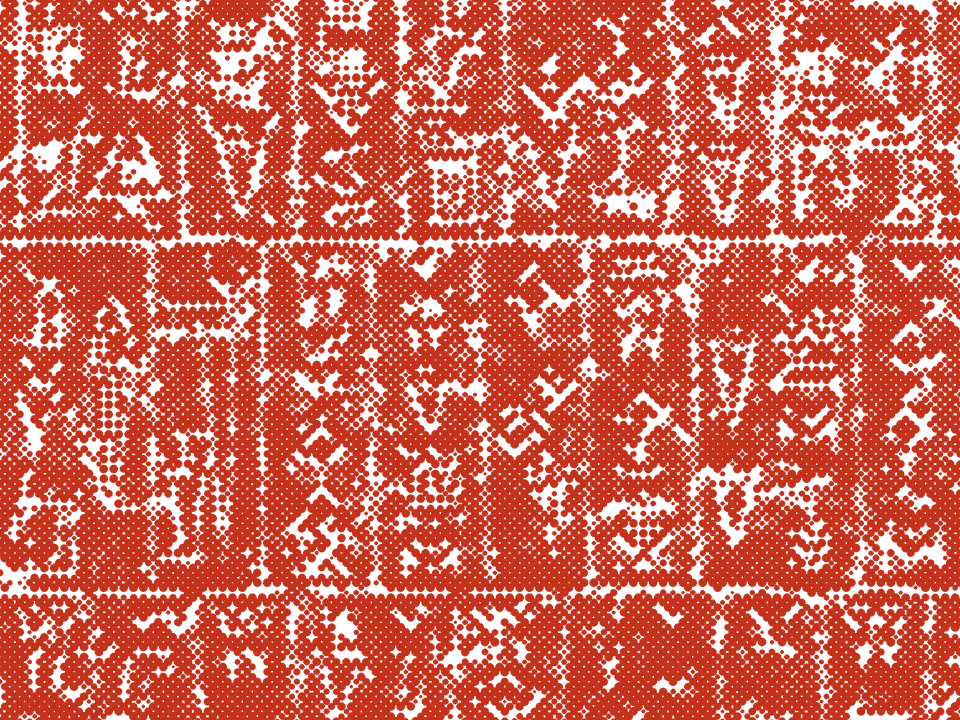
#> input picture img/agade.webp, 960 x 720 px
$ python -i images.py   (imports and definitions only)
#> lines starting #> are read from the running program, lines starting #| are printed output that depends on the picture; after the words box and inside, x2 and y2 are one past the last pixel; in counts of white or black regions, pixels touching at a corner belong together
#> further down, picture is the input picture: PIL image 960x720 RGBA; mean R, G, B, A 158.2, 40.4, 22.6, 182.2
"""Turn source images into red halftones, and make share cards.

  data/images/<id>.json + source file  ->  img/<id>.webp      (4:3 halftone, transparent, for the problem page)
                                       ->  og/<id>.png        (1200x630 share card)
  all halftones                        ->  og/index.png       (share card for the home page)

Run: python3 scripts/images.py   (then npm run data)
"""
import json, math, glob, os, textwrap
from PIL import Image, ImageDraw, ImageFont, ImageOps, ImageFilter, ImageEnhance

ROOT = os.path.dirname(os.path.dirname(os.path.abspath(__file__)))
# [1 line not run here, left out]
RED = (196, 50, 28)
INK = (17, 17, 17)
MUTED = (107, 107, 107)
FONTS = "scripts/fonts"
SITE = "Open Problems in History"
HOME = ["vermeer", "indus", "black-death-africa", "roman-census"]  # mosaic on the home share card


# [16 lines left out: function crop_to, not called in this run]


def prepare(img):
    """Greyscale with local contrast: large-scale shading is flattened toward mid-grey so
    texture and edges (signs, folds, faces) carry the dots rather than dark backgrounds."""
    g = ImageOps.autocontrast(ImageOps.grayscale(img.convert("RGB")), cutoff=1.5)
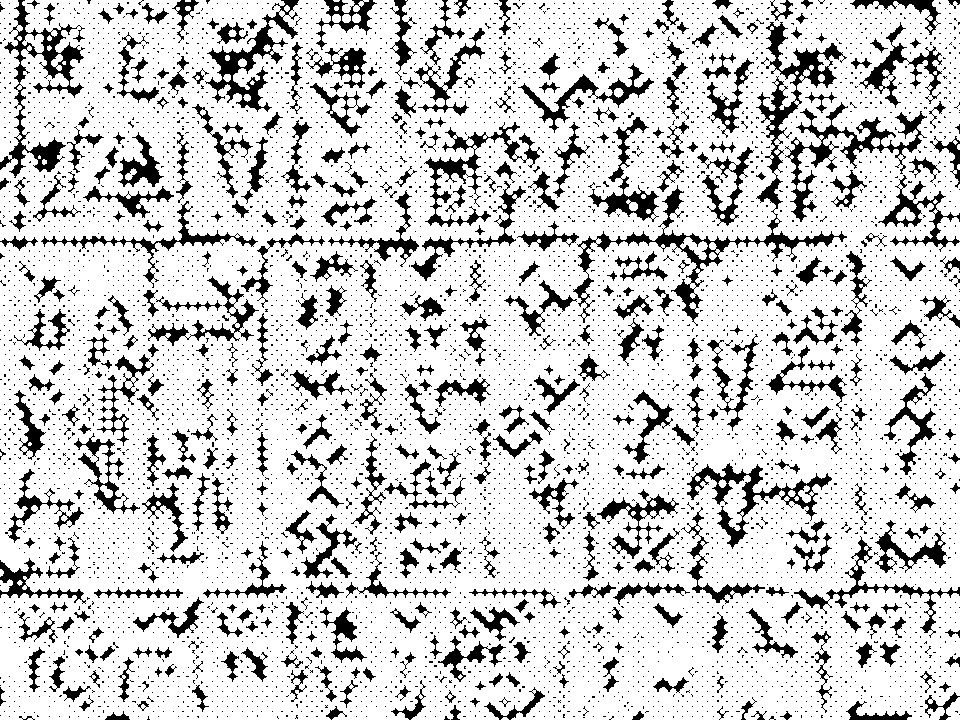
#> g: PIL image 960x720 L; values 0 (black) and 254 (white), 80.7% white; 6430 black regions (5953 under 20 px), largest, box (x1, y1, x2, y2) and area: (573, 22, 847, 326) 6773, (0, 0, 85, 178) 3326, (785, 102, 927, 222) 3071
    base = g.filter(ImageFilter.GaussianBlur(radius=max(g.size) / 25))
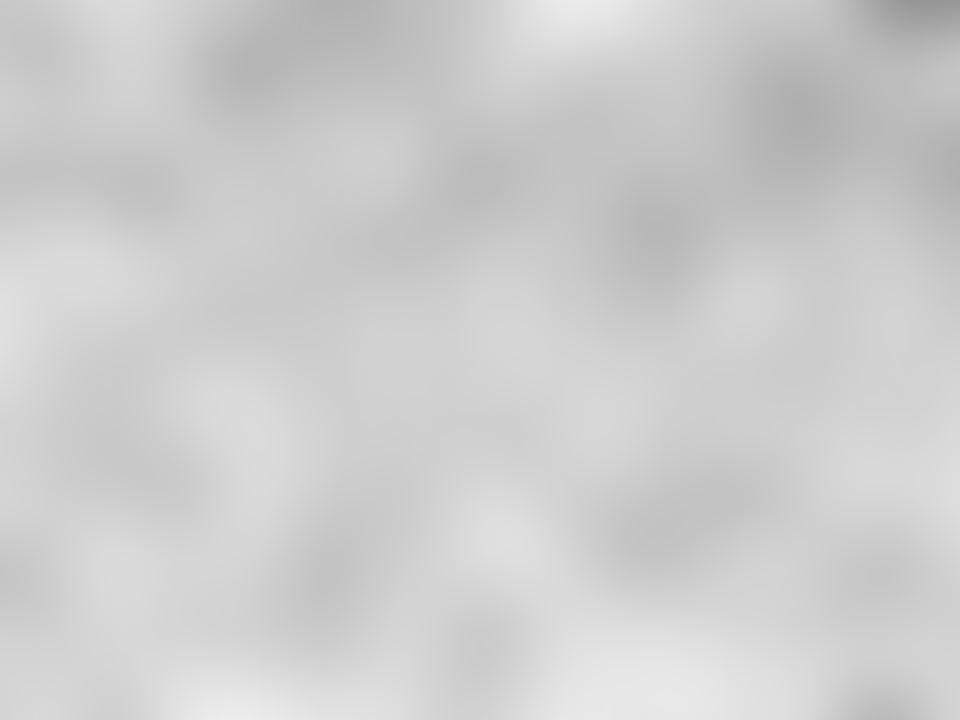
#> base: PIL image 960x720 L; min 149, max 237, mean 204.7
    hp = Image.eval(Image.merge("RGB", (g, base, g)).split()[0], lambda v: v)  # copy
    hp = Image.blend(g, Image.eval(base, lambda v: 255 - v), 0.5)  # g - base, centred on 128
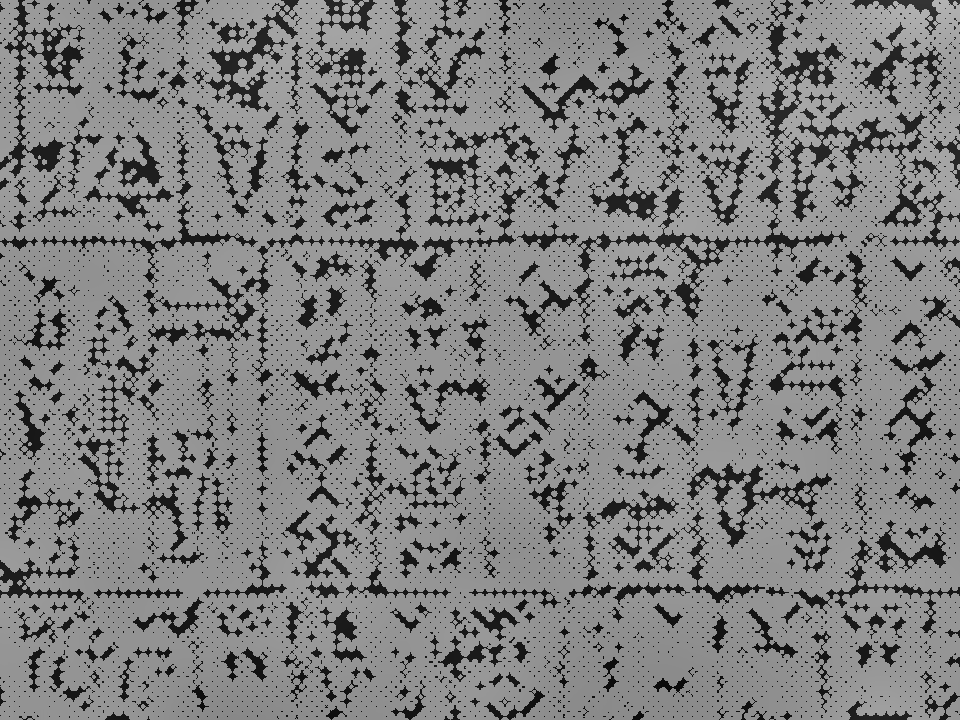
#> hp: PIL image 960x720 L; min 9, max 180, mean 127.4
    hp = ImageOps.autocontrast(hp, cutoff=1)
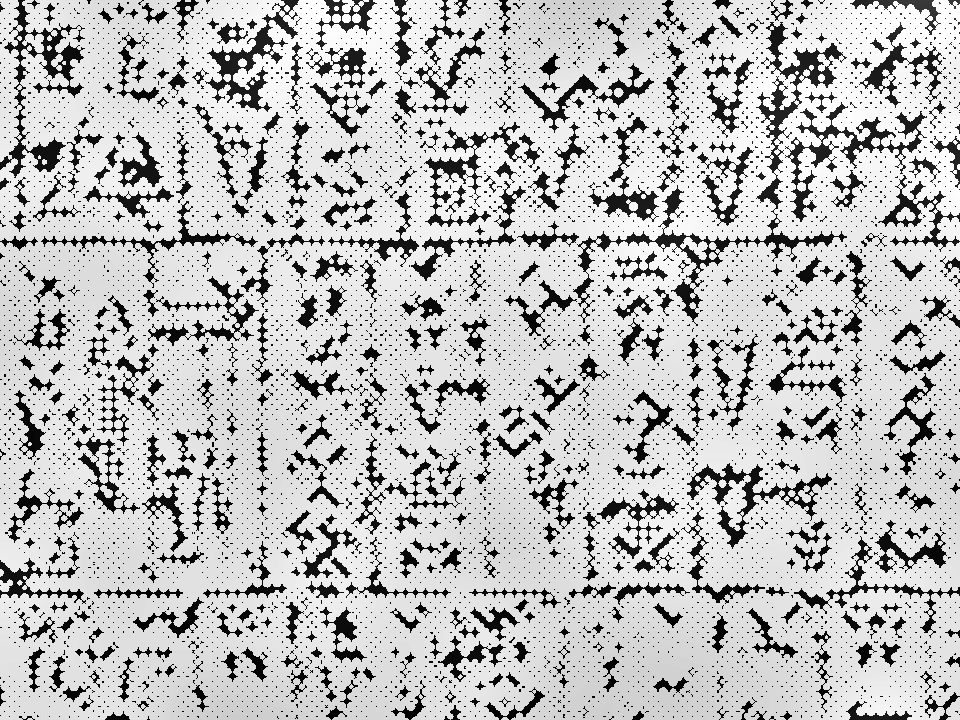
#> hp: PIL image 960x720 L; min 0, max 255, mean 188.8
    out = Image.blend(g, hp, 0.6)
    out = out.filter(ImageFilter.UnsharpMask(radius=2, percent=110, threshold=2))
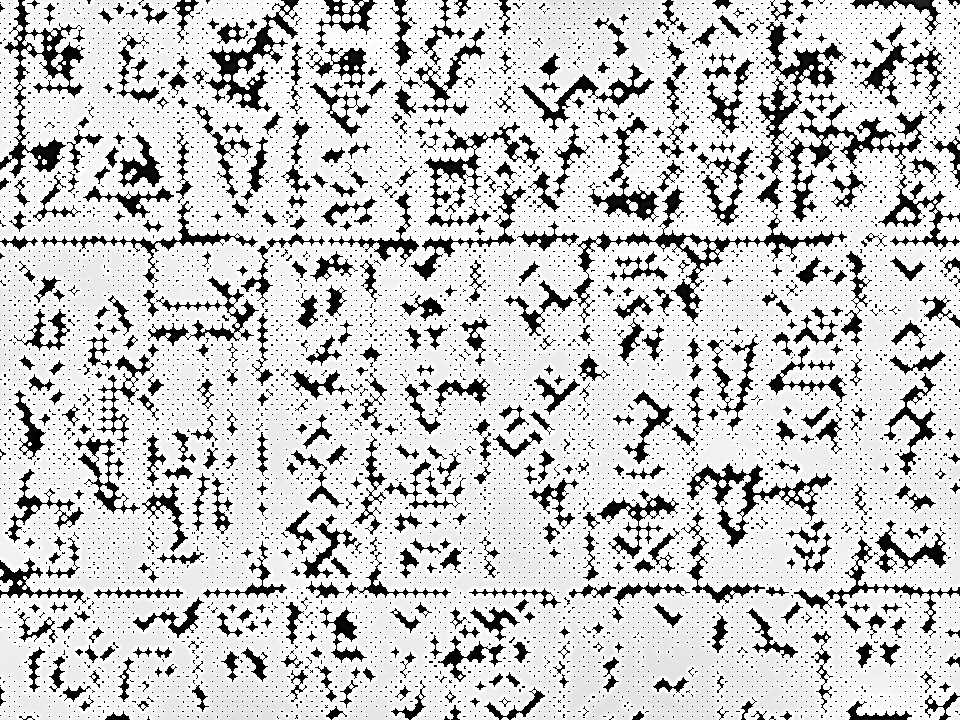
#> out: PIL image 960x720 L; min 0, max 255, mean 201.1
    return out.point(lambda v: round(255 * (v / 255) ** 0.62))


# [58 lines left out: functions prepare_bold, halftone, font, wrap, not called in this run]


def mark(d, x, y, size=22):
    d.rectangle([x, y + 4, x + size * 0.62, y + 4 + size * 0.62], fill=RED)
    d.text((x + size * 0.62 + 14, y), SITE.upper(), font=font("IBMPlexMono-SemiBold.ttf", size), fill=INK)


# [72 lines left out: functions card, period, main, not called in this run]


# [2 lines not run here, left out]

>>> from PIL import Image
>>> picture = Image.open('../img/agade.webp')
>>> result = prepare(picture)

$ run again, on img/china-1600.webp
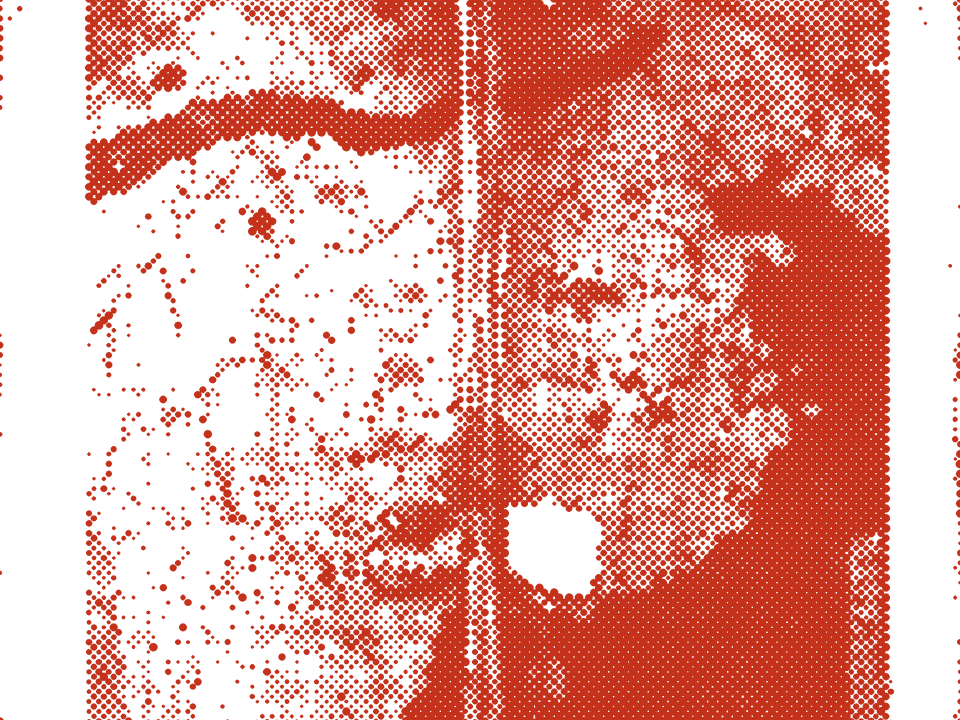
#> input picture img/china-1600.webp, 960 x 720 px
#> picture is the input picture: PIL image 960x720 RGBA; mean R, G, B, A 98.1, 25, 14, 107.8
#> in prepare, `g = ImageOps.autocontrast(ImageOps.grayscale(img.convert("RGB")), cuto..`:
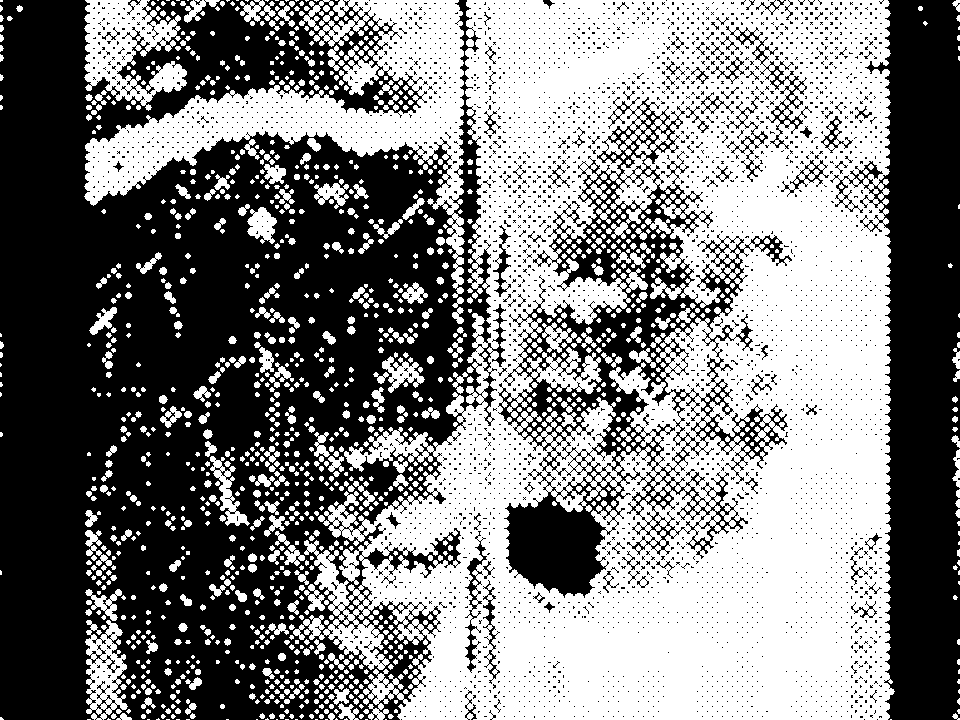
#> g: PIL image 960x720 L; values 0 (black) and 254 (white), 50.1% white; 3266 black regions (3185 under 20 px), largest, box (x1, y1, x2, y2) and area: (0, 0, 507, 720) 238856, (830, 0, 960, 720) 51136, (498, 97, 792, 598) 37794
#> in prepare, `return out.point(lambda v: round(255 * (v / 255) ** 0.62))`:
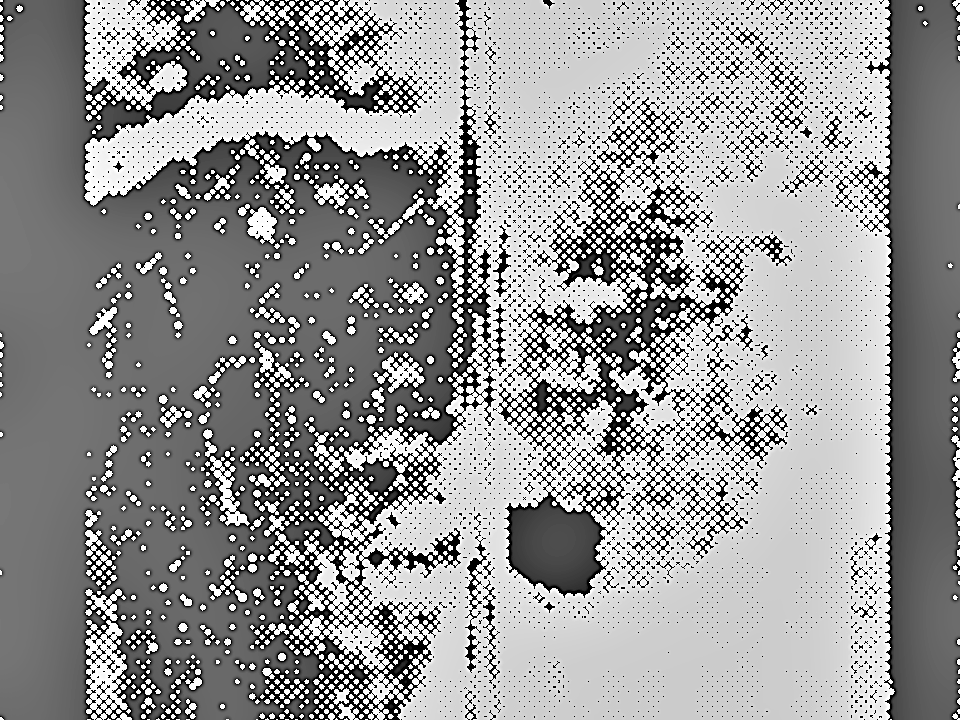
#> returned value: PIL image 960x720 L; min 0, max 255, mean 150
